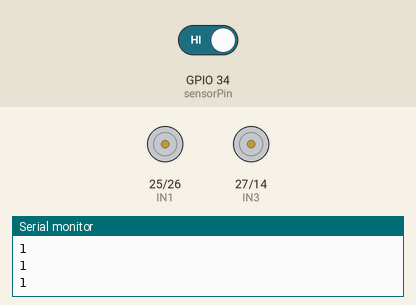
Recording of a sketch running on a simulated ESP32. On the bench: motor-driver pin pairs drawn as motors (green arrow = first pin HIGH = forward, orange = second pin HIGH = backward, longer = more drive), the last lines printed to the serial monitor. The test bench sets the inputs (shaded band); at power-on: GPIO 34 (sensorPin) HIGH.

Above: at 1.2 s.
1.3 s: GPIO 34 (sensorPin) driven LOW
At 1.3 s:
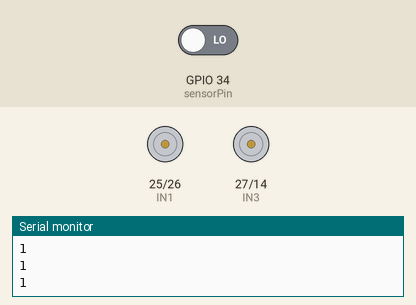
2.8 s: GPIO 34 (sensorPin) driven HIGH
At 2.97 s:
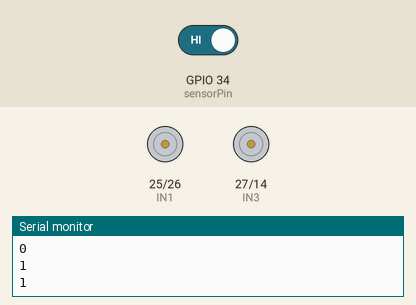
Timing chart, 0 to 11.8 s (numbered marks = the images above; inputs shaded):
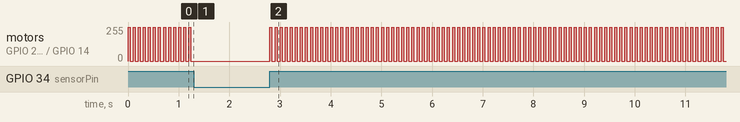

Measured:
- after the input at 1.3 s, motor on GPIO 25 (IN1) / GPIO 26 (IN2), motor on GPIO 27 (IN3) / GPIO 14 (IN4): stops changing and stays stopped
- after the input at 2.8 s, motor on GPIO 25 (IN1) / GPIO 26 (IN2), motor on GPIO 27 (IN3) / GPIO 14 (IN4): alternates forward 255/255 for 0.04 s and stopped for 0.06 s, starting at once
- by itself, motor on GPIO 25 (IN1) / GPIO 26 (IN2), motor on GPIO 27 (IN3) / GPIO 14 (IN4): alternates forward 255/255 for 0.04 s and stopped for 0.06 s

The sketch:

lfr1.ino
```cpp
int IN1 = 25;
int IN2 = 26;
int IN3 = 27;
int IN4 = 14;

int sensorPin = 34;
int threshold = 1200;
int motorSpeed = 40;

void setup() {
  Serial.begin(115200);
  pinMode(IN1, OUTPUT);
  pinMode(IN2, OUTPUT);
  pinMode(IN3, OUTPUT);
  pinMode(IN4, OUTPUT);
  pinMode(sensorPin, INPUT);
}

void loop() {
  int val = digitalRead(sensorPin);

  Serial.println(val);

  if (val == 0 ) {
    stopMotors();
  } else {
    forwardSlow();
  }
}

void forwardSlow() {
  digitalWrite(IN2, LOW);
  digitalWrite(IN4, LOW);

  digitalWrite(IN1, HIGH);
  digitalWrite(IN3, HIGH);
  delay(motorSpeed);
  digitalWrite(IN1, LOW);
  digitalWrite(IN3, LOW);
  delay(100 - motorSpeed);
}

void stopMotors() {
  digitalWrite(IN1, LOW);
  digitalWrite(IN2, LOW);
  digitalWrite(IN3, LOW);
  digitalWrite(IN4, LOW);
}
```
